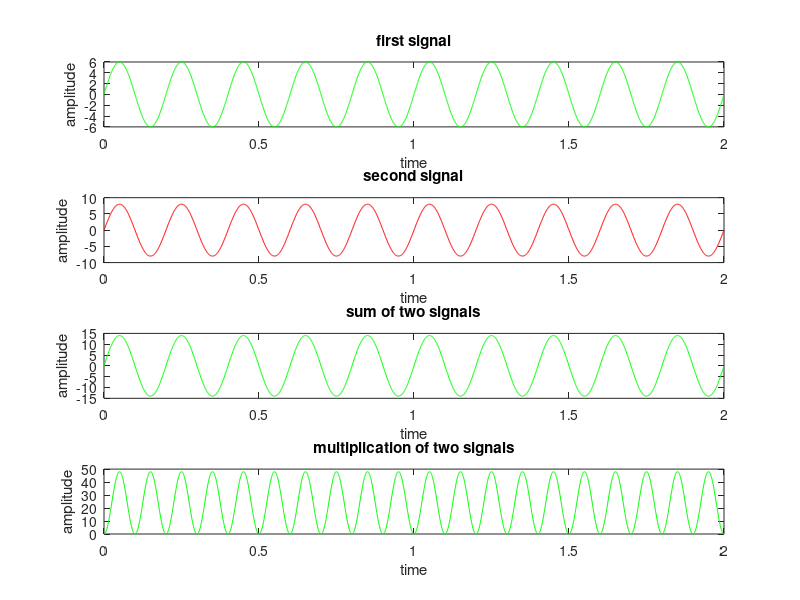

Here is the MATLAB script that generated this plot:
clc;
clear all; close all; t=0:0.001:2;
s1=6*sin(2*pi*5*t); subplot(4,1,1);
plot(t,s1,'g');
xlabel('time'); ylabel('amplitude');
title('first signal'); s2=8*sin(2*pi*5*t); subplot(4,1,2);
plot(t,s2,'r');
xlabel('time'); ylabel('amplitude'); title('second signal'); s3=s1+s2; subplot(4,1,3);
plot(t,s3,'g');
xlabel('time'); ylabel('amplitude'); title('sum of two signals'); s4=s1.*s2;
subplot(4,1,4);
plot(t,s4,'g');
xlabel('time'); ylabel('amplitude');
title('multiplication of two signals');
